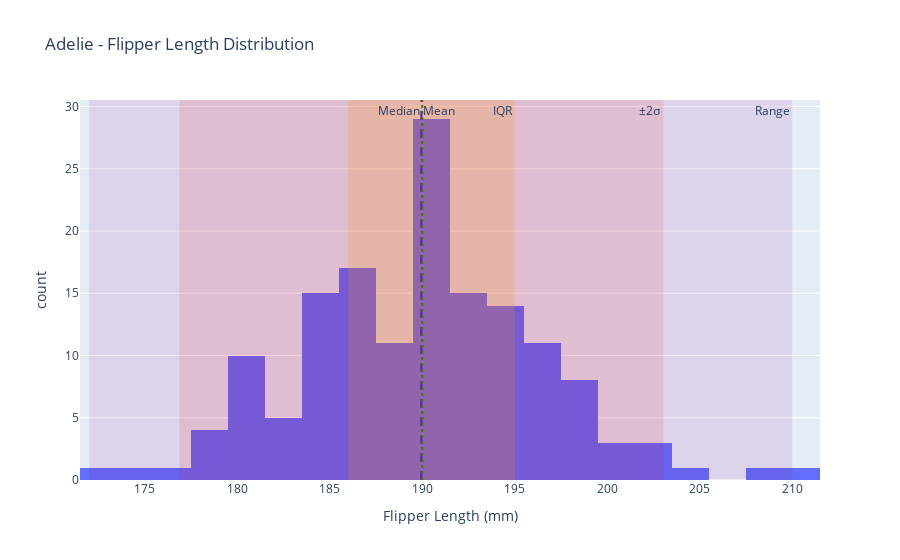
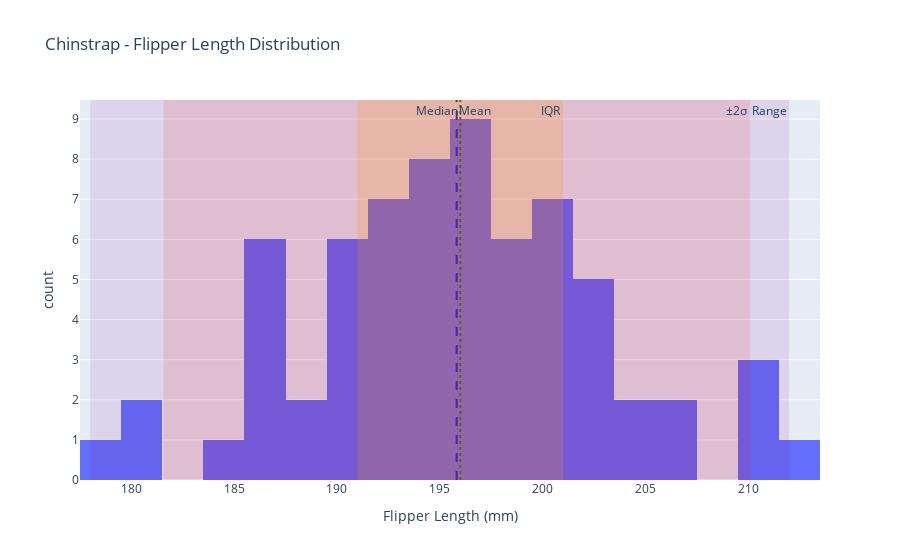
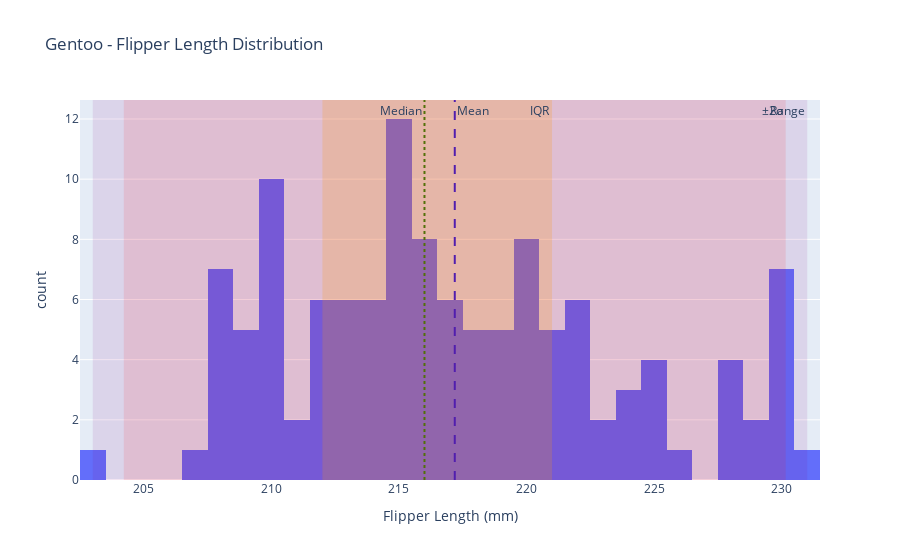

These figures' notebook cell, in order:
### Code cell
import plotly.express as px
import plotly.graph_objects as go
import seaborn as sns
import numpy as np

# Load the penguins dataset
penguins = sns.load_dataset('penguins')

# Loop over species to create separate histograms for each
species_list = penguins['species'].unique()

# Create an empty list to store figures
figs = []

for species in species_list:
    # Filter data for the current species
    species_data = penguins[penguins['species'] == species]['flipper_length_mm'].dropna()
    
    # Calculate location and scale statistics
    mean_flipper = species_data.mean()
    median_flipper = species_data.median()
    min_flipper = species_data.min()
    max_flipper = species_data.max()
    q1_flipper = species_data.quantile(0.25)
    q3_flipper = species_data.quantile(0.75)
    std_flipper = species_data.std()
    
    # Create the histogram
    fig = px.histogram(species_data, 
                       x=species_data, 
                       nbins=30, 
                       title=f'{species} - Flipper Length Distribution',
                       labels={'x': 'Flipper Length (mm)', 'y': 'Count'})
    
    # Add mean and median lines
    fig.add_vline(x=mean_flipper, line_dash="dash", line_color="blue", annotation_text="Mean", annotation_position="top right")
    fig.add_vline(x=median_flipper, line_dash="dot", line_color="green", annotation_text="Median", annotation_position="top left")
    
    # Add range (min to max) rectangle
    fig.add_vrect(x0=min_flipper, x1=max_flipper, fillcolor="purple", opacity=0.1, line_width=0, annotation_text="Range")
    
    # Add IQR (Q1 to Q3) rectangle
    fig.add_vrect(x0=q1_flipper, x1=q3_flipper, fillcolor="orange", opacity=0.2, line_width=0, annotation_text="IQR")
    
    # Add ±2 standard deviation rectangle
    fig.add_vrect(x0=mean_flipper - 2*std_flipper, 
                  x1=mean_flipper + 2*std_flipper, 
                  fillcolor="red", 
                  opacity=0.1, 
                  line_width=0, 
                  annotation_text="±2σ")
    
    # Append figure to list
    figs.append(fig)

# Show each figure for the species
for fig in figs:
    fig.show()

### Figure 1 — Plotly figure (JSON) as saved in the notebook; plotly's stock layout.template omitted (floating-point values rounded to 4 significant figures; data arrays with more than 128 entries replaced by an {"elided": "..."} marker saying what was removed)
{"data": [{"alignmentgroup": "True", "bingroup": "x", "hovertemplate": "Flipper Length (mm)=%{x}<br>count=%{y}<extra></extra>", "legendgroup": "", "marker": {"color": "#636efa", "pattern": {"shape": ""}}, "name": "", "nbinsx": 30, "offsetgroup": "", "orientation": "v", "showlegend": false, "type": "histogram", "x": {"elided": "151 int values"}, "xaxis": "x", "yaxis": "y"}], "layout": {"annotations": [{"showarrow": false, "text": "Mean", "x": 190.0, "xanchor": "left", "xref": "x", "y": 1, "yanchor": "top", "yref": "y domain"}, {"showarrow": false, "text": "Median", "x": 190, "xanchor": "right", "xref": "x", "y": 1, "yanchor": "top", "yref": "y domain"}, {"showarrow": false, "text": "Range", "x": 210, "xanchor": "right", "xref": "x", "y": 1, "yanchor": "top", "yref": "y domain"}, {"showarrow": false, "text": "IQR", "x": 195, "xanchor": "right", "xref": "x", "y": 1, "yanchor": "top", "yref": "y domain"}, {"showarrow": false, "text": "±2σ", "x": 203.0, "xanchor": "right", "xref": "x", "y": 1, "yanchor": "top", "yref": "y domain"}], "barmode": "relative", "legend": {"tracegroupgap": 0}, "shapes": [{"line": {"color": "blue", "dash": "dash"}, "type": "line", "x0": 190.0, "x1": 190.0, "xref": "x", "y0": 0, "y1": 1, "yref": "y domain"}, {"line": {"color": "green", "dash": "dot"}, "type": "line", "x0": 190, "x1": 190, "xref": "x", "y0": 0, "y1": 1, "yref": "y domain"}, {"fillcolor": "purple", "line": {"width": 0}, "opacity": 0.1, "type": "rect", "x0": 172, "x1": 210, "xref": "x", "y0": 0, "y1": 1, "yref": "y domain"}, {"fillcolor": "orange", "line": {"width": 0}, "opacity": 0.2, "type": "rect", "x0": 186, "x1": 195, "xref": "x", "y0": 0, "y1": 1, "yref": "y domain"}, {"fillcolor": "red", "line": {"width": 0}, "opacity": 0.1, "type": "rect", "x0": 176.9, "x1": 203.0, "xref": "x", "y0": 0, "y1": 1, "yref": "y domain"}], "title": {"text": "Adelie - Flipper Length Distribution"}, "xaxis": {"anchor": "y", "domain": [0, 1], "title": {"text": "Flipper Length (mm)"}}, "yaxis": {"anchor": "x", "domain": [0, 1], "title": {"text": "count"}}}}

### Figure 2 — Plotly figure (JSON) as saved in the notebook; plotly's stock layout.template omitted (floating-point values rounded to 4 significant figures)
{"data": [{"alignmentgroup": "True", "bingroup": "x", "hovertemplate": "Flipper Length (mm)=%{x}<br>count=%{y}<extra></extra>", "legendgroup": "", "marker": {"color": "#636efa", "pattern": {"shape": ""}}, "name": "", "nbinsx": 30, "offsetgroup": "", "orientation": "v", "showlegend": false, "type": "histogram", "x": [192, 196, 193, 188, 197, 198, 178, 197, 195, 198, 193, 194, 185, 201, 190, 201, 197, 181, 190, 195, 181, 191, 187, 193, 195, 197, 200, 200, 191, 205, 187, 201, 187, 203, 195, 199, 195, 210, 192, 205, 210, 187, 196, 196, 196, 201, 190, 212, 187, 198, 199, 201, 193, 203, 187, 197, 191, 203, 202, 194, 206, 189, 195, 207, 202, 193, 210, 198], "xaxis": "x", "yaxis": "y"}], "layout": {"annotations": [{"showarrow": false, "text": "Mean", "x": 195.8, "xanchor": "left", "xref": "x", "y": 1, "yanchor": "top", "yref": "y domain"}, {"showarrow": false, "text": "Median", "x": 196, "xanchor": "right", "xref": "x", "y": 1, "yanchor": "top", "yref": "y domain"}, {"showarrow": false, "text": "Range", "x": 212, "xanchor": "right", "xref": "x", "y": 1, "yanchor": "top", "yref": "y domain"}, {"showarrow": false, "text": "IQR", "x": 201, "xanchor": "right", "xref": "x", "y": 1, "yanchor": "top", "yref": "y domain"}, {"showarrow": false, "text": "±2σ", "x": 210.1, "xanchor": "right", "xref": "x", "y": 1, "yanchor": "top", "yref": "y domain"}], "barmode": "relative", "legend": {"tracegroupgap": 0}, "shapes": [{"line": {"color": "blue", "dash": "dash"}, "type": "line", "x0": 195.8, "x1": 195.8, "xref": "x", "y0": 0, "y1": 1, "yref": "y domain"}, {"line": {"color": "green", "dash": "dot"}, "type": "line", "x0": 196, "x1": 196, "xref": "x", "y0": 0, "y1": 1, "yref": "y domain"}, {"fillcolor": "purple", "line": {"width": 0}, "opacity": 0.1, "type": "rect", "x0": 178, "x1": 212, "xref": "x", "y0": 0, "y1": 1, "yref": "y domain"}, {"fillcolor": "orange", "line": {"width": 0}, "opacity": 0.2, "type": "rect", "x0": 191, "x1": 201, "xref": "x", "y0": 0, "y1": 1, "yref": "y domain"}, {"fillcolor": "red", "line": {"width": 0}, "opacity": 0.1, "type": "rect", "x0": 181.6, "x1": 210.1, "xref": "x", "y0": 0, "y1": 1, "yref": "y domain"}], "title": {"text": "Chinstrap - Flipper Length Distribution"}, "xaxis": {"anchor": "y", "domain": [0, 1], "title": {"text": "Flipper Length (mm)"}}, "yaxis": {"anchor": "x", "domain": [0, 1], "title": {"text": "count"}}}}

### Figure 3 — Plotly figure (JSON) as saved in the notebook; plotly's stock layout.template omitted (floating-point values rounded to 4 significant figures)
{"data": [{"alignmentgroup": "True", "bingroup": "x", "hovertemplate": "Flipper Length (mm)=%{x}<br>count=%{y}<extra></extra>", "legendgroup": "", "marker": {"color": "#636efa", "pattern": {"shape": ""}}, "name": "", "nbinsx": 30, "offsetgroup": "", "orientation": "v", "showlegend": false, "type": "histogram", "x": [211, 230, 210, 218, 215, 210, 211, 219, 209, 215, 214, 216, 214, 213, 210, 217, 210, 221, 209, 222, 218, 215, 213, 215, 215, 215, 216, 215, 210, 220, 222, 209, 207, 230, 220, 220, 213, 219, 208, 208, 208, 225, 210, 216, 222, 217, 210, 225, 213, 215, 210, 220, 210, 225, 217, 220, 208, 220, 208, 224, 208, 221, 214, 231, 219, 230, 214, 229, 220, 223, 216, 221, 221, 217, 216, 230, 209, 220, 215, 223, 212, 221, 212, 224, 212, 228, 218, 218, 212, 230, 218, 228, 212, 224, 214, 226, 216, 222, 203, 225, 219, 228, 215, 228, 216, 215, 210, 219, 208, 209, 216, 229, 213, 230, 217, 230, 217, 222, 214, 215, 222, 212, 213], "xaxis": "x", "yaxis": "y"}], "layout": {"annotations": [{"showarrow": false, "text": "Mean", "x": 217.2, "xanchor": "left", "xref": "x", "y": 1, "yanchor": "top", "yref": "y domain"}, {"showarrow": false, "text": "Median", "x": 216, "xanchor": "right", "xref": "x", "y": 1, "yanchor": "top", "yref": "y domain"}, {"showarrow": false, "text": "Range", "x": 231, "xanchor": "right", "xref": "x", "y": 1, "yanchor": "top", "yref": "y domain"}, {"showarrow": false, "text": "IQR", "x": 221, "xanchor": "right", "xref": "x", "y": 1, "yanchor": "top", "yref": "y domain"}, {"showarrow": false, "text": "±2σ", "x": 230.2, "xanchor": "right", "xref": "x", "y": 1, "yanchor": "top", "yref": "y domain"}], "barmode": "relative", "legend": {"tracegroupgap": 0}, "shapes": [{"line": {"color": "blue", "dash": "dash"}, "type": "line", "x0": 217.2, "x1": 217.2, "xref": "x", "y0": 0, "y1": 1, "yref": "y domain"}, {"line": {"color": "green", "dash": "dot"}, "type": "line", "x0": 216, "x1": 216, "xref": "x", "y0": 0, "y1": 1, "yref": "y domain"}, {"fillcolor": "purple", "line": {"width": 0}, "opacity": 0.1, "type": "rect", "x0": 203, "x1": 231, "xref": "x", "y0": 0, "y1": 1, "yref": "y domain"}, {"fillcolor": "orange", "line": {"width": 0}, "opacity": 0.2, "type": "rect", "x0": 212, "x1": 221, "xref": "x", "y0": 0, "y1": 1, "yref": "y domain"}, {"fillcolor": "red", "line": {"width": 0}, "opacity": 0.1, "type": "rect", "x0": 204.2, "x1": 230.2, "xref": "x", "y0": 0, "y1": 1, "yref": "y domain"}], "title": {"text": "Gentoo - Flipper Length Distribution"}, "xaxis": {"anchor": "y", "domain": [0, 1], "title": {"text": "Flipper Length (mm)"}}, "yaxis": {"anchor": "x", "domain": [0, 1], "title": {"text": "count"}}}}
